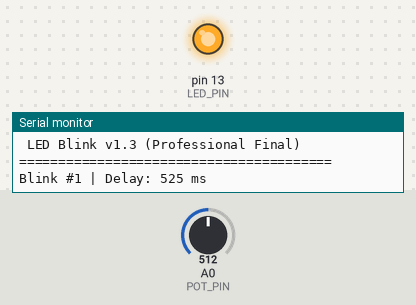
Simulated run of this sketch. Board: Arduino Uno, built with avr-gcc and run on an emulated ATmega328P. On the bench: output pins drawn as LEDs (lit = HIGH), the last lines printed to the serial monitor. Dashed ring = blinking. The test bench sets the inputs (shaded band); at power-on: A0 (POT_PIN) = 512.

Above: at 1.2 s.
1.3 s: A0 (POT_PIN) set to 122
4.8 s: A0 (POT_PIN) set to 40
At 5.3 s:
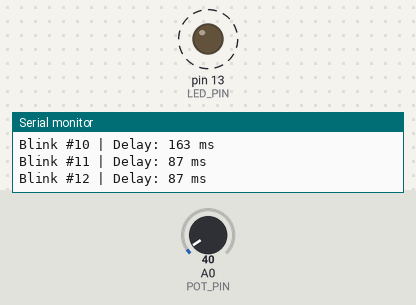
9.0 s: A0 (POT_PIN) set to 0
At 9.9 s:
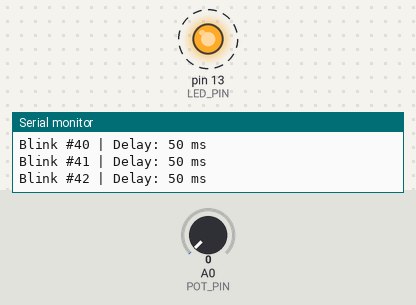
Timing chart, 0 to 19.2 s (numbered marks = the images above; inputs shaded):
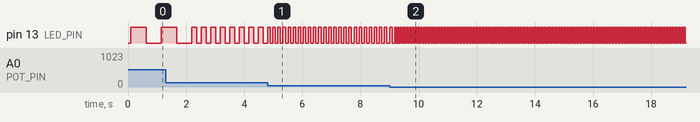

Measured:
- after the input at 4.8 s, pin 13 (LED_PIN): alternates HIGH for 0.09 s and LOW for 0.09 s, starting after 0.10 s
- after the input at 9.0 s, pin 13 (LED_PIN): alternates HIGH for 0.05 s and LOW for 0.05 s, starting after 0.22 s
- by itself, pin 13 (LED_PIN): repeats every 0.33 s: HIGH 0.16 s, LOW 0.16 s

The sketch:

v1.3_professional_final.ino
```cpp
// (licence header left out)
// ------------------- Pin Definitions -------------------
const int LED_PIN = LED_BUILTIN;
const int POT_PIN = A0;

// ------------------- Tunable Constants -------------------
const int MIN_DELAY_MS = 50;
const int MAX_DELAY_MS = 1000;
const long SERIAL_BAUD_RATE = 9600;

// ------------------- Global State -------------------
unsigned long blinkCount = 0;

/**
 * Reads the potentiometer and maps it to a blink delay.
 * @return delay in milliseconds, clamped to [MIN_DELAY_MS, MAX_DELAY_MS]
 */
int readBlinkDelay() {
  int potValue = analogRead(POT_PIN);
  return map(potValue, 0, 1023, MIN_DELAY_MS, MAX_DELAY_MS);
}

/**
 * Performs a single LED ON/OFF cycle using the given delay,
 * then reports status over Serial.
 */
void blinkOnce(int delayMs) {
  digitalWrite(LED_PIN, HIGH);
  delay(delayMs);

  digitalWrite(LED_PIN, LOW);
  delay(delayMs);

  blinkCount++;

  Serial.print(F("Blink #"));
  Serial.print(blinkCount);
  Serial.print(F(" | Delay: "));
  Serial.print(delayMs);
  Serial.println(F(" ms"));
}

void setup() {
  pinMode(LED_PIN, OUTPUT);
  pinMode(POT_PIN, INPUT);

  Serial.begin(SERIAL_BAUD_RATE);
  Serial.println(F("========================================"));
  Serial.println(F(" IoT Summer School 2026 - Week 1"));
  Serial.println(F(" LED Blink v1.3 (Professional Final)"));
  Serial.println(F("========================================"));
}

void loop() {
  int currentDelay = readBlinkDelay();
  blinkOnce(currentDelay);
}
```
